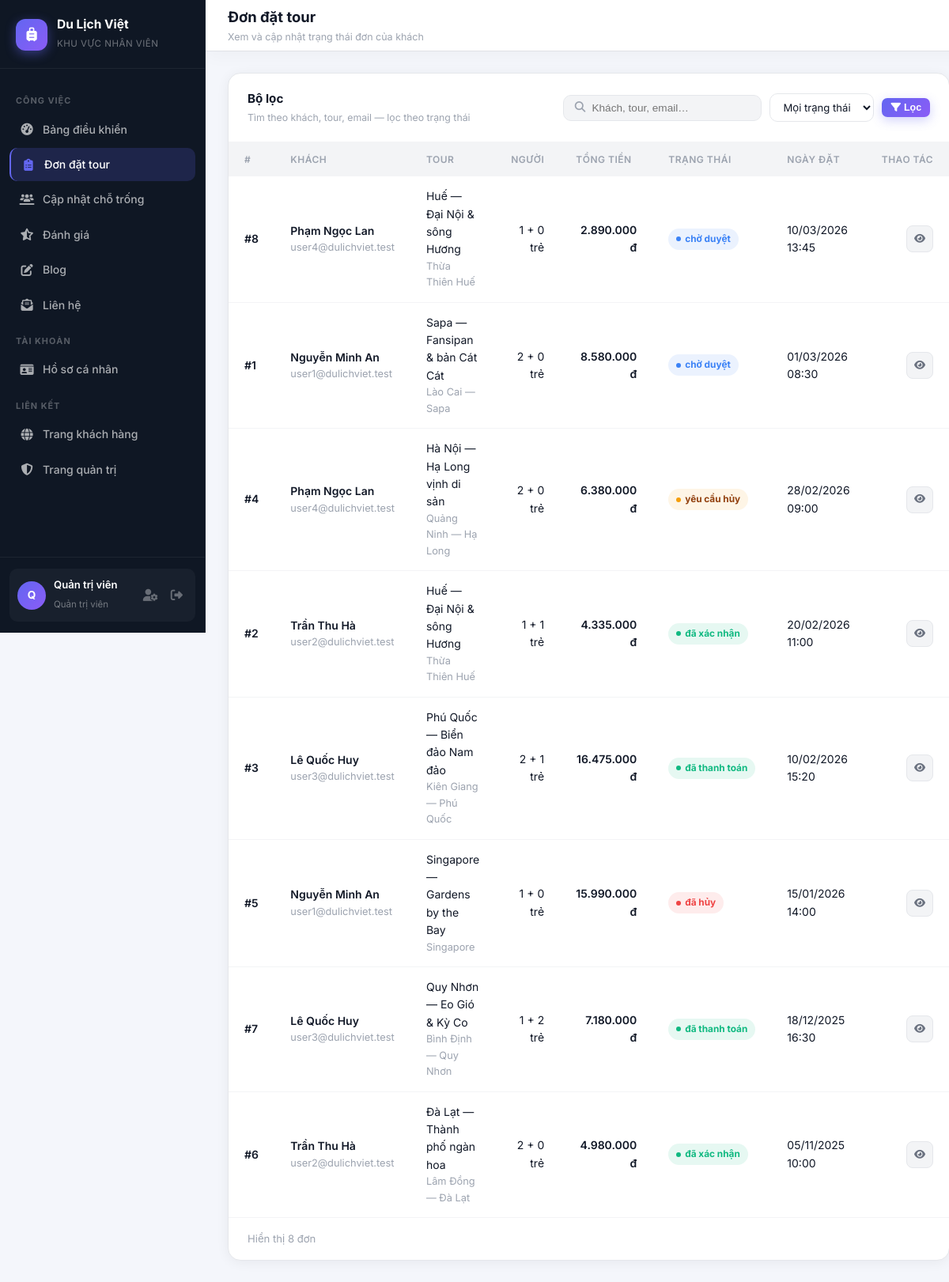
The app's page /staff/bookings/list.php (signed in) with its own data.
### tables this page shows
CREATE TABLE `bookings` (
  `id` INT UNSIGNED NOT NULL AUTO_INCREMENT,
  `user_id` INT UNSIGNED NOT NULL,
  `tour_id` INT UNSIGNED NOT NULL,
  `adults` INT UNSIGNED NOT NULL DEFAULT 1,
  `children` INT UNSIGNED NOT NULL DEFAULT 0,
  `departure_date` DATE NULL DEFAULT NULL,
  `coupon_code` VARCHAR(40) NULL DEFAULT NULL,
  `discount_amount` DECIMAL(12,2) NOT NULL DEFAULT 0.00,
  `holiday_surcharge_percent` TINYINT UNSIGNED NOT NULL DEFAULT 0,
  `holiday_surcharge_amount` DECIMAL(12,2) NOT NULL DEFAULT 0.00,
  `total_amount` DECIMAL(12,2) NOT NULL DEFAULT 0.00,
  `status` ENUM(
    'chờ duyệt',
    'đã xác nhận',
    'đã thanh toán',
    'yêu cầu hủy',
    'đã hủy'
  ) NOT NULL DEFAULT 'chờ duyệt',
  `cancel_reason` TEXT NULL DEFAULT NULL,
  `created_at` DATETIME NOT NULL DEFAULT CURRENT_TIMESTAMP,
  `updated_at` DATETIME NULL DEFAULT NULL ON UPDATE CURRENT_TIMESTAMP,
  PRIMARY KEY (`id`),
  KEY `idx_bookings_user` (`user_id`),
  KEY `idx_bookings_tour` (`tour_id`),
  KEY `idx_bookings_status` (`status`),
  KEY `idx_bookings_created` (`created_at`),
  CONSTRAINT `fk_bookings_user`
    FOREIGN KEY (`user_id`) REFERENCES `users` (`id`)
    ON DELETE CASCADE ON UPDATE CASCADE,
  CONSTRAINT `fk_bookings_tour`
    FOREIGN KEY (`tour_id`) REFERENCES `tours` (`id`)
    ON DELETE RESTRICT ON UPDATE CASCADE
);

CREATE TABLE `users` (
  `id` INT UNSIGNED NOT NULL AUTO_INCREMENT,
  `full_name` VARCHAR(120) NOT NULL,
  `email` VARCHAR(190) NOT NULL,
  `password` VARCHAR(255) NOT NULL,
  `phone` VARCHAR(20) NOT NULL DEFAULT '',
  `role` ENUM('user','staff','admin') NOT NULL DEFAULT 'user',
  `is_active` TINYINT(1) NOT NULL DEFAULT 1,
  `created_at` DATETIME NOT NULL DEFAULT CURRENT_TIMESTAMP,
  `updated_at` DATETIME NULL DEFAULT NULL ON UPDATE CURRENT_TIMESTAMP,
  PRIMARY KEY (`id`),
  UNIQUE KEY `uq_users_email` (`email`),
  KEY `idx_users_role` (`role`)
);

CREATE TABLE `tours` (
  `id` INT UNSIGNED NOT NULL AUTO_INCREMENT,
  `category_id` INT UNSIGNED NULL DEFAULT NULL,
  `tour_name` VARCHAR(255) NOT NULL,
  `description` TEXT NULL,
  `journey_intro` MEDIUMTEXT NULL DEFAULT NULL,
  `highlights` MEDIUMTEXT NULL DEFAULT NULL,
  `departure_schedule` MEDIUMTEXT NULL DEFAULT NULL,
  `itinerary` MEDIUMTEXT NULL DEFAULT NULL,
  `destination` VARCHAR(255) NOT NULL,
  `duration` VARCHAR(80) NOT NULL DEFAULT '',
  `price` DECIMAL(12,2) NOT NULL DEFAULT 0.00,
  `image_url` VARCHAR(512) NULL DEFAULT NULL,
  `gallery_urls` MEDIUMTEXT NULL DEFAULT NULL,
  `available_slots` INT UNSIGNED NOT NULL DEFAULT 0,
  `status` ENUM('hiện','ẩn') NOT NULL DEFAULT 'hiện',
  `created_at` DATETIME NOT NULL DEFAULT CURRENT_TIMESTAMP,
  `updated_at` DATETIME NULL DEFAULT NULL ON UPDATE CURRENT_TIMESTAMP,
  PRIMARY KEY (`id`),
  KEY `idx_tours_category` (`category_id`),
  KEY `idx_tours_status` (`status`),
  CONSTRAINT `fk_tours_category`
    FOREIGN KEY (`category_id`) REFERENCES `categories` (`id`)
    ON DELETE SET NULL ON UPDATE CASCADE
);

### staff/bookings/list.php (the view, shortened to what this page needs)
<?php
require_once dirname(__DIR__, 2) . '/includes/db.php';
$q = trim((string) ($_GET['q'] ?? ''));
$bookings = [];
try {
    $sql = "SELECT b.id, b.total_amount, b.status, b.adults, b.children, b.created_at,
                   u.full_name, u.email, u.phone,
                   t.tour_name, t.destination
            FROM bookings b
            JOIN users u ON u.id = b.user_id
            JOIN tours t ON t.id = b.tour_id
            WHERE 1=1";
    $params = [];
    $sql .= ' ORDER BY b.created_at DESC, b.id DESC';
    $stmt = $pdo->prepare($sql);
    $stmt->execute($params);
    $bookings = $stmt->fetchAll();
} catch (Throwable) {
    $bookings = [];
}
function h(mixed $v): string
{
    return htmlspecialchars((string) $v, ENT_QUOTES, 'UTF-8');
}
function money_fmt(float $n): string
{
    return number_format($n, 0, ',', '.') . ' đ';
}
function status_badge_class(string $st): string
{
    return match ($st) {
        'đã xác nhận', 'đã thanh toán' => 'badge-success',
        'đã hủy' => 'badge-danger',
        'yêu cầu hủy' => 'badge-warning',
        default => 'badge-info',
    };
}
require dirname(__DIR__, 2) . '/includes/staff_header.php';
?>
<div class="data-card">
  <div class="data-card-header">
    <div>
      <div class="data-card-title">Bộ lọc</div>
      <div class="data-card-sub">Tìm theo khách, tour, email — lọc theo trạng thái</div>
    </div>
    <form method="get" style="display:flex;flex-wrap:wrap;gap:10px;align-items:center">
      <div class="search-bar">
        <i class="fas fa-search"></i>
        <input type="text" name="q" value="<?= h($q) ?>" placeholder="Khách, tour, email…" />
      </div>
      <select name="status" class="form-control" style="width:auto;padding:8px 12px;font-size:0.82rem" onchange="this.form.submit()">
        <option value="">Mọi trạng thái</option>
      </select>
      <button type="submit" class="btn btn-primary btn-sm"><i class="fas fa-filter"></i> Lọc</button>
    </form>
  </div>
  <div style="overflow-x:auto">
    <table class="admin-table">
      <thead>
        <tr>
          <th>#</th>
          <th>Khách</th>
          <th>Tour</th>
          <th class="cell-right">Người</th>
          <th class="cell-right">Tổng tiền</th>
          <th>Trạng thái</th>
          <th>Ngày đặt</th>
          <th class="cell-right">Thao tác</th>
        </tr>
      </thead>
      <tbody>
        <?php if (empty($bookings)): ?>
          <tr>
            <td colspan="8">
              <div class="empty-state"><i class="fas fa-inbox"></i><p>Chưa có đơn phù hợp.</p></div>
            </td>
          </tr>
        <?php else: ?>
          <?php foreach ($bookings as $b): ?>
            <?php $st = (string) $b['status']; ?>
            <tr>
              <td class="cell-bold">#<?= (int) $b['id'] ?></td>
              <td>
                <div class="cell-bold"><?= h($b['full_name']) ?></div>
                <div class="cell-muted" style="font-size:0.8rem"><?= h($b['email']) ?></div>
              </td>
              <td>
                <div><?= h($b['tour_name']) ?></div>
                <div class="cell-muted" style="font-size:0.8rem"><?= h($b['destination']) ?></div>
              </td>
              <td class="cell-right"><?= (int) $b['adults'] ?> + <?= (int) $b['children'] ?> trẻ</td>
              <td class="cell-right cell-bold"><?= money_fmt((float) $b['total_amount']) ?></td>
              <td>
                <span class="badge <?= h(status_badge_class($st)) ?>">
                  <span class="badge-dot"></span><?= h($st) ?>
                </span>
              </td>
              <td class="cell-muted"><?= date('d/m/Y H:i', strtotime((string) $b['created_at'])) ?></td>
              <td class="cell-right">
                <a href="detail.php?id=<?= (int) $b['id'] ?>" class="btn btn-ghost btn-sm btn-icon" title="Chi tiết">
                  <i class="fas fa-eye"></i>
                </a>
              </td>
            </tr>
          <?php endforeach; ?>
        <?php endif; ?>
      </tbody>
    </table>
  </div>
  <div class="data-card-footer">
    <span>Hiển thị <?= count($bookings) ?> đơn</span>
  </div>
</div>
<?php require dirname(__DIR__, 2) . '/includes/staff_footer.php';

### records on screen
bookings: id "8", user.full_name "Phạm Ngọc Lan", user.email "user4@dulichviet.test", tour.tour_name "Huế — Đại Nội & sông Hương", tour.destination "Thừa Thiên Huế", adults "1", children "0", total_amount "2.890.000 đ", status "chờ duyệt", created_at "10/03/2026 13:45"
bookings: id "1", user.full_name "Nguyễn Minh An", user.email "user1@dulichviet.test", tour.tour_name "Sapa — Fansipan & bản Cát Cát", tour.destination "Lào Cai — Sapa", adults "2", children "0", total_amount "8.580.000 đ", status "chờ duyệt", created_at "01/03/2026 08:30"
bookings: id "4", user.full_name "Phạm Ngọc Lan", user.email "user4@dulichviet.test", tour.tour_name "Hà Nội — Hạ Long vịnh di sản", tour.destination "Quảng Ninh — Hạ Long", adults "2", children "0", total_amount "6.380.000 đ", status "yêu cầu hủy", created_at "28/02/2026 09:00"
bookings: id "2", user.full_name "Trần Thu Hà", user.email "user2@dulichviet.test", tour.tour_name "Huế — Đại Nội & sông Hương", tour.destination "Thừa Thiên Huế", adults "1", children "1", total_amount "4.335.000 đ", status "đã xác nhận", created_at "20/02/2026 11:00"
bookings: id "3", user.full_name "Lê Quốc Huy", user.email "user3@dulichviet.test", tour.tour_name "Phú Quốc — Biển đảo Nam đảo", tour.destination "Kiên Giang — Phú Quốc", adults "2", children "1", total_amount "16.475.000 đ", status "đã thanh toán", created_at "10/02/2026 15:20"
bookings: id "5", user.full_name "Nguyễn Minh An", user.email "user1@dulichviet.test", tour.tour_name "Singapore — Gardens by the Bay", tour.destination "Singapore", adults "1", children "0", total_amount "15.990.000 đ", status "đã hủy", created_at "15/01/2026 14:00"
bookings: id "7", user.full_name "Lê Quốc Huy", user.email "user3@dulichviet.test", tour.tour_name "Quy Nhơn — Eo Gió & Kỳ Co", tour.destination "Bình Định — Quy Nhơn", adults "1", children "2", total_amount "7.180.000 đ", status "đã thanh toán", created_at "18/12/2025 16:30"
bookings: id "6", user.full_name "Trần Thu Hà", user.email "user2@dulichviet.test", tour.tour_name "Đà Lạt — Thành phố ngàn hoa", tour.destination "Lâm Đồng — Đà Lạt", adults "2", children "0", total_amount "4.980.000 đ", status "đã xác nhận", created_at "05/11/2025 10:00"

### other values on screen
staffH($initials) "Q"
staffH($staffName) "Quản trị viên"
staffH($pageTitle) "Đơn đặt tour"
staffH($pageSubtitle) "Xem và cập nhật trạng thái đơn của khách"
count($bookings) "8"
